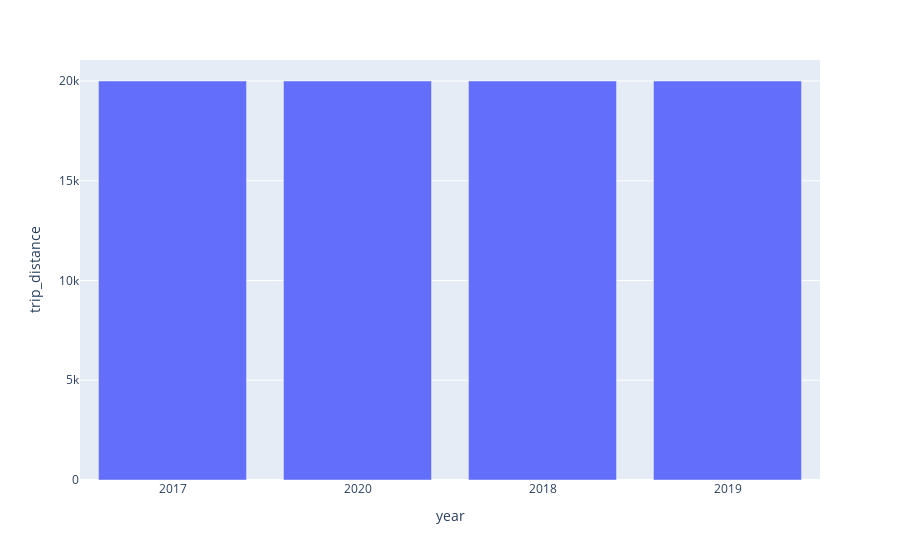

The cell this chart's notebook holds for it:
### Code cell
#Graficar la frecuencia absoluta de año por ingresos
dfDatosTotalAmount = allyears_Analisis_join[['year', 'trip_distance']]
data_amount = dfDatosTotalAmount['year'].value_counts().reset_index()
data_amount.columns=['year','trip_distance']
fig1 = px.bar(data_amount, x='year', y='trip_distance')
fig1.show()

### Figure 1 — Plotly figure (JSON) as saved in the notebook; plotly's stock layout.template omitted (floating-point values rounded to 4 significant figures)
{"data": [{"alignmentgroup": "True", "hovertemplate": "year=%{x}<br>trip_distance=%{y}<extra></extra>", "legendgroup": "", "marker": {"color": "#636efa", "pattern": {"shape": ""}}, "name": "", "offsetgroup": "", "orientation": "v", "showlegend": false, "textposition": "auto", "type": "bar", "x": ["2017", "2020", "2018", "2019"], "xaxis": "x", "y": [20000, 20000, 20000, 19999], "yaxis": "y"}], "layout": {"autosize": true, "barmode": "relative", "legend": {"tracegroupgap": 0}, "margin": {"t": 60}, "xaxis": {"anchor": "y", "autorange": true, "domain": [0, 1], "range": [-0.5, 3.5], "title": {"text": "year"}, "type": "category"}, "yaxis": {"anchor": "x", "autorange": true, "domain": [0, 1], "range": [0, 21050.0], "title": {"text": "trip_distance"}, "type": "linear"}}}
